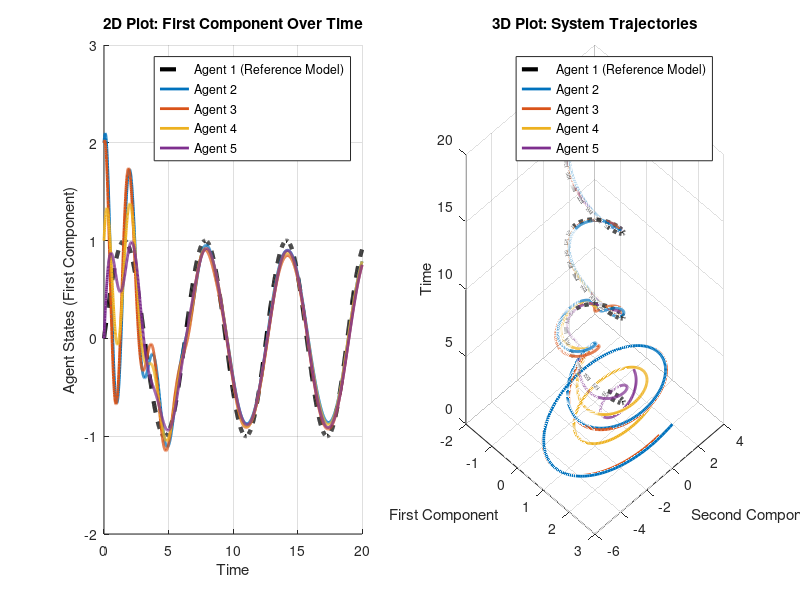

Write the MATLAB code that produced this figure.
% MATLAB script for consensus protocol with Brownian noise and adaptive bias estimation
clc; clear;

% Parameters
num_agents = 5;                     % Number of agents (Agent 1 is the leader + 4 followers)
time_step = 0.01;                    % Time step for simulation
total_time = 20;                     % Total simulation time
num_steps = total_time / time_step;  % Number of simulation steps

% System matrices
A = [0 1; -2 -1];                    % Dynamics matrix for each agent
B = [0; 1];                          % Input matrix for each agent
C = [1 0];                           % Output matrix (observing the first state only)

% LQR cost matrices (you can tune Q and R for desired performance)
Q = eye(2);                          % State-cost matrix
R = 0.01;                             % Input-cost matrix

% Adjacency matrix representing connectivity between agents (including leader as Agent 1)
A_adj = [0 1 1 0 0;                  
         1 0 1 1 0;
         1 1 0 1 1;
         0 1 1 0 1;
         0 0 1 1 0];

% Degree matrix and Laplacian matrix
D = diag(sum(A_adj, 2));
L = D - A_adj;

% Compute the eigenvalues of the Laplacian matrix
lambda = eig(L);

% Calculate individual LQR gain matrices for each follower based on Laplacian eigenvalues
K_array = zeros(num_agents - 1, 2);  % LQR gains for each follower (row per agent)
for i = 2:num_agents                 % Skip lambda_1 = 0 (as it corresponds to the consensus mode)
    lambda_i = sqrt(lambda(i));
    K_array(i-1, :) = lqr(A, lambda_i * B, Q, R); % Compute LQR gain for each follower
end

% Adaptive gain and leakage rate for bias estimation
gamma = 0.1;       % Adaptation rate for unknown bias compensation
lambda_leakage = 0.01;  % Leakage rate to counteract Brownian noise drift
b_max = 1;         % Maximum bound for bias estimate

% Initialize bias estimates for each neighbor of each follower
bias_estimates = zeros(num_agents - 1, num_agents - 1, 2);  % Each bias estimate is a 2D vector

% Store the history of states for plotting
x_history = zeros(num_agents, 2, num_steps);

% Initial states
x_ref = [sin(0); cos(0)];            % Initial state of the reference model for Agent 1
x_followers = repmat(x_ref', num_agents - 1, 1) + [2, 1; 2, 0; 1, 2; 0, 2]; % Perturbed initial states for followers

% Initialize history
x_history(1, :, 1) = x_ref';         % Initial state of Agent 1
x_history(2:end, :, 1) = x_followers; % Initial states of followers

% Initialize Brownian noise
brownian_noise = zeros(num_agents - 1, num_steps);

noise_std = 0.01;
% Consensus protocol update loop with Brownian noise and adaptive bias compensation
for k = 2:num_steps
    % Update Agent 1 (reference model) with a predefined sinusoidal trajectory
    t = (k - 1) * time_step;
    x_ref = [sin(t); cos(t)];  % Agent 1 follows this trajectory directly
    
    % Calculate the output of Agent 1
    y_ref = C * x_ref;
    
    % Generate Brownian noise by accumulating Gaussian noise
    brownian_noise(:, k) = brownian_noise(:, k-1) + noise_std * sqrt(time_step) * randn(num_agents - 1, 1);

    % Calculate noisy outputs for each follower agent
    y_followers = x_followers * C';  % Compute output y = C * x for followers only
    y_followers_noisy = y_followers + brownian_noise(:, k);  % Add Brownian noise to the followers' measurements

    % Initialize control input for followers
    u = zeros(num_agents - 1, 1);
    
    % Calculate control inputs for each follower agent with Brownian noise and adaptive bias estimation
    for i = 1:num_agents - 1
        % Extract the LQR gain for the current follower
        K_i = K_array(i, :);
        
        % Reference tracking term (make follower i track Agent 1's state)
        ref_tracking = K_i(1) * (y_ref - y_followers_noisy(i));
        
        % Consensus term with bias compensation, leakage, and projection
        consensus_term = 0;
        for j = 1:num_agents - 1
            if L(i+1, j+1) == 1  % Only consider neighbors
                % Update bias estimates adaptively with leakage
                bias_estimates(i, j, :) = bias_estimates(i, j, :) + ...
                    (gamma * ((y_followers_noisy(j) - y_followers_noisy(i)) - bias_estimates(i, j, :)) - lambda_leakage * bias_estimates(i, j, :)) * time_step;
                
                % Apply projection to constrain bias estimates
                bias_estimates(i, j, :) = min(max(bias_estimates(i, j, :), -b_max), b_max);
                
                % Consensus term with adaptive bias compensation
                consensus_term = consensus_term + K_i(2) * ((y_followers_noisy(j) - y_followers_noisy(i)) - bias_estimates(i, j, :));
            end
        end
        
        % Control input combining reference tracking and consensus
        u(i) = ref_tracking + consensus_term;
    end
    
    % Update each follower's state based on system dynamics
    x_dot_followers = (A * x_followers')' + (B * u')';  % Matrix operations to match dimensions
    x_followers = x_followers + time_step * x_dot_followers;  % Update follower states
    
    % Store the states for plotting
    x_history(1, :, k) = x_ref';       % Update Agent 1's state (leader)
    x_history(2:end, :, k) = x_followers;  % Update follower states
end

% Plot results
time = linspace(0, total_time, num_steps);
figure;

% Plot the first component of each agent's state over time
subplot(1, 2, 1);
hold on;
plot(time, squeeze(x_history(1, 1, :)), 'k--', 'LineWidth', 3, 'DisplayName', 'Agent 1 (Reference Model)');
colors = lines(num_agents - 1);  % Use distinct colors for followers
for i = 2:num_agents
    plot(time, squeeze(x_history(i, 1, :)), 'LineWidth', 2, 'Color', colors(i-1, :), ...
         'DisplayName', sprintf('Agent %d', i));
end
title('2D Plot: First Component Over Time');
xlabel('Time');
ylabel('Agent States (First Component)');
legend;
grid on;

% 3D Plot: System Trajectories (First Component, Second Component, Time)
subplot(1, 2, 2);
hold on;
plot3(squeeze(x_history(1, 1, :)), squeeze(x_history(1, 2, :)), time, 'k--', 'LineWidth', 3, 'DisplayName', 'Agent 1 (Reference Model)');
for i = 2:num_agents
    plot3(squeeze(x_history(i, 1, :)), squeeze(x_history(i, 2, :)), time, 'LineWidth', 2, 'Color', colors(i-1, :), ...
          'DisplayName', sprintf('Agent %d', i));
end
title('3D Plot: System Trajectories');
xlabel('First Component');
ylabel('Second Component');
zlabel('Time');
legend;
grid on;
view(45, 30);  % Adjust view angle for better visualization